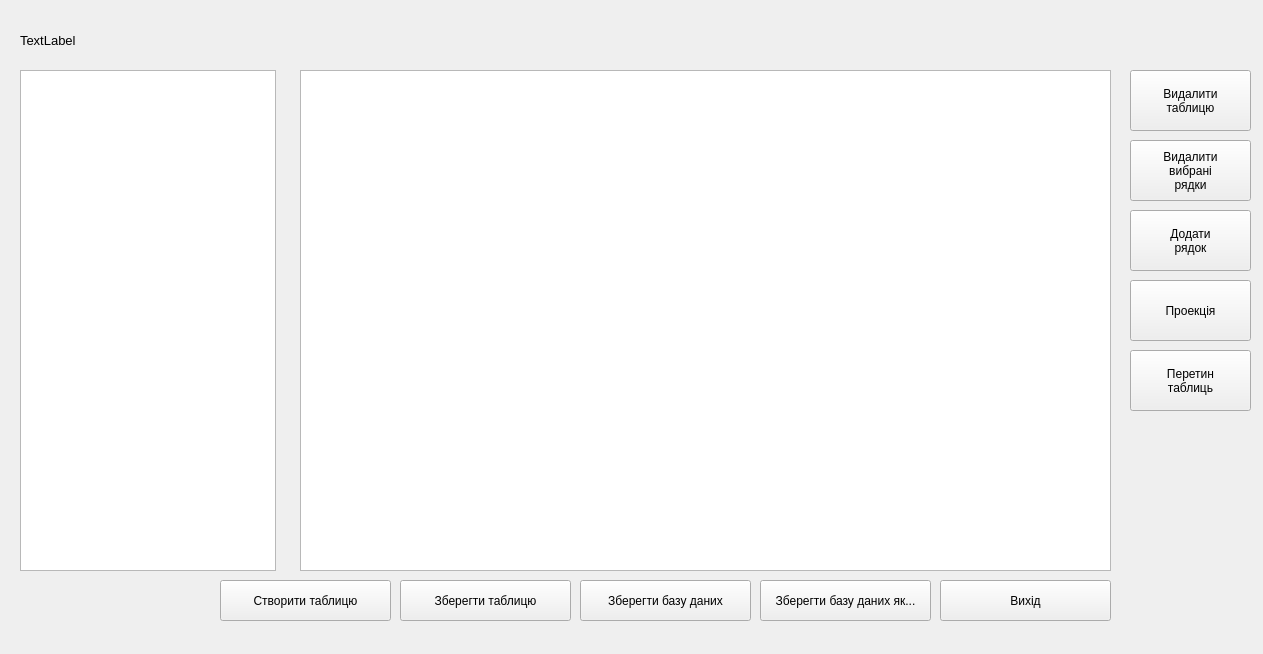
<?xml version="1.0" encoding="UTF-8"?>
<ui version="4.0">
 <class>DataViewer</class>
 <widget class="QWidget" name="DataViewer">
  <property name="geometry">
   <rect>
    <x>0</x>
    <y>0</y>
    <width>1263</width>
    <height>654</height>
   </rect>
  </property>
  <property name="windowTitle">
   <string>Form</string>
  </property>
  <widget class="QListView" name="tablesList">
   <property name="geometry">
    <rect>
     <x>20</x>
     <y>70</y>
     <width>256</width>
     <height>501</height>
    </rect>
   </property>
  </widget>
  <widget class="QLabel" name="dbNameLabel">
   <property name="geometry">
    <rect>
     <x>20</x>
     <y>30</y>
     <width>1071</width>
     <height>21</height>
    </rect>
   </property>
   <property name="font">
    <font>
     <pointsize>10</pointsize>
    </font>
   </property>
   <property name="text">
    <string>TextLabel</string>
   </property>
  </widget>
  <widget class="QWidget" name="widget" native="true">
   <property name="geometry">
    <rect>
     <x>289</x>
     <y>69</y>
     <width>821</width>
     <height>491</height>
    </rect>
   </property>
   <widget class="QLabel" name="nameEditLabel">
    <property name="geometry">
     <rect>
      <x>30</x>
      <y>60</y>
      <width>171</width>
      <height>31</height>
     </rect>
    </property>
    <property name="font">
     <font>
      <pointsize>10</pointsize>
     </font>
    </property>
    <property name="text">
     <string>Назва бази даних:</string>
    </property>
   </widget>
   <widget class="QLabel" name="loginEditLabel">
    <property name="geometry">
     <rect>
      <x>30</x>
      <y>110</y>
      <width>171</width>
      <height>31</height>
     </rect>
    </property>
    <property name="font">
     <font>
      <pointsize>10</pointsize>
     </font>
    </property>
    <property name="text">
     <string>Логiн:</string>
    </property>
   </widget>
   <widget class="QLabel" name="passEditLabel">
    <property name="geometry">
     <rect>
      <x>30</x>
      <y>160</y>
      <width>171</width>
      <height>31</height>
     </rect>
    </property>
    <property name="font">
     <font>
      <pointsize>10</pointsize>
     </font>
    </property>
    <property name="text">
     <string>Пароль:</string>
    </property>
   </widget>
   <widget class="QCheckBox" name="displayPassword">
    <property name="geometry">
     <rect>
      <x>240</x>
      <y>200</y>
      <width>211</width>
      <height>31</height>
     </rect>
    </property>
    <property name="font">
     <font>
      <pointsize>10</pointsize>
     </font>
    </property>
    <property name="text">
     <string>Показати пароль</string>
    </property>
   </widget>
   <widget class="QLineEdit" name="dbNameEdit">
    <property name="geometry">
     <rect>
      <x>240</x>
      <y>60</y>
      <width>301</width>
      <height>31</height>
     </rect>
    </property>
    <property name="toolTip">
     <string>hgfhfghf</string>
    </property>
    <property name="toolTipDuration">
     <number>5</number>
    </property>
   </widget>
   <widget class="QLineEdit" name="dbLoginEdit">
    <property name="geometry">
     <rect>
      <x>240</x>
      <y>110</y>
      <width>301</width>
      <height>31</height>
     </rect>
    </property>
   </widget>
   <widget class="QLineEdit" name="dbPassEdit">
    <property name="geometry">
     <rect>
      <x>240</x>
      <y>160</y>
      <width>301</width>
      <height>31</height>
     </rect>
    </property>
    <property name="echoMode">
     <enum>QLineEdit::Password</enum>
    </property>
   </widget>
   <widget class="QLabel" name="dbEditLabel">
    <property name="geometry">
     <rect>
      <x>140</x>
      <y>-10</y>
      <width>271</width>
      <height>51</height>
     </rect>
    </property>
    <property name="font">
     <font>
      <pointsize>14</pointsize>
     </font>
    </property>
    <property name="text">
     <string>Редагування бази даних</string>
    </property>
   </widget>
   <widget class="QPushButton" name="dbEditSaveButton">
    <property name="geometry">
     <rect>
      <x>160</x>
      <y>270</y>
      <width>181</width>
      <height>61</height>
     </rect>
    </property>
    <property name="text">
     <string>Зберегти змiни</string>
    </property>
   </widget>
   <widget class="QPushButton" name="dbEditReloadButton">
    <property name="geometry">
     <rect>
      <x>360</x>
      <y>270</y>
      <width>181</width>
      <height>61</height>
     </rect>
    </property>
    <property name="text">
     <string>Скасувати незбереженi 
 змiни</string>
    </property>
   </widget>
  </widget>
  <widget class="QPushButton" name="dbSaveButton">
   <property name="geometry">
    <rect>
     <x>580</x>
     <y>580</y>
     <width>171</width>
     <height>41</height>
    </rect>
   </property>
   <property name="text">
    <string>Зберегти базу даних</string>
   </property>
  </widget>
  <widget class="QPushButton" name="dbSaveAsButton">
   <property name="geometry">
    <rect>
     <x>760</x>
     <y>580</y>
     <width>171</width>
     <height>41</height>
    </rect>
   </property>
   <property name="text">
    <string>Зберегти базу даних як...</string>
   </property>
  </widget>
  <widget class="QWidget" name="tableWidget" native="true">
   <property name="geometry">
    <rect>
     <x>290</x>
     <y>70</y>
     <width>831</width>
     <height>511</height>
    </rect>
   </property>
   <widget class="QTableWidget" name="dbTable">
    <property name="geometry">
     <rect>
      <x>10</x>
      <y>0</y>
      <width>811</width>
      <height>501</height>
     </rect>
    </property>
    <property name="verticalScrollMode">
     <enum>QAbstractItemView::ScrollPerPixel</enum>
    </property>
    <property name="horizontalScrollMode">
     <enum>QAbstractItemView::ScrollPerPixel</enum>
    </property>
   </widget>
  </widget>
  <widget class="QPushButton" name="dbSaveTable">
   <property name="geometry">
    <rect>
     <x>400</x>
     <y>580</y>
     <width>171</width>
     <height>41</height>
    </rect>
   </property>
   <property name="text">
    <string>Зберегти таблицю</string>
   </property>
  </widget>
  <widget class="QPushButton" name="dbExitButton">
   <property name="geometry">
    <rect>
     <x>940</x>
     <y>580</y>
     <width>171</width>
     <height>41</height>
    </rect>
   </property>
   <property name="text">
    <string>Вихiд</string>
   </property>
  </widget>
  <widget class="QPushButton" name="deleteTableButton">
   <property name="geometry">
    <rect>
     <x>1130</x>
     <y>70</y>
     <width>121</width>
     <height>61</height>
    </rect>
   </property>
   <property name="text">
    <string>Видалити
таблицю</string>
   </property>
  </widget>
  <widget class="QPushButton" name="dbCreateTable">
   <property name="geometry">
    <rect>
     <x>220</x>
     <y>580</y>
     <width>171</width>
     <height>41</height>
    </rect>
   </property>
   <property name="text">
    <string>Cтворити таблицю</string>
   </property>
  </widget>
  <widget class="QPushButton" name="deleteRowButton">
   <property name="geometry">
    <rect>
     <x>1130</x>
     <y>140</y>
     <width>121</width>
     <height>61</height>
    </rect>
   </property>
   <property name="text">
    <string>Видалити
вибранi
рядки</string>
   </property>
  </widget>
  <widget class="QPushButton" name="addRowButton">
   <property name="geometry">
    <rect>
     <x>1130</x>
     <y>210</y>
     <width>121</width>
     <height>61</height>
    </rect>
   </property>
   <property name="text">
    <string>Додати
рядок</string>
   </property>
  </widget>
  <widget class="QPushButton" name="makeProjection">
   <property name="geometry">
    <rect>
     <x>1130</x>
     <y>280</y>
     <width>121</width>
     <height>61</height>
    </rect>
   </property>
   <property name="text">
    <string>Проекцiя</string>
   </property>
  </widget>
  <widget class="QPushButton" name="IntersectionButton">
   <property name="geometry">
    <rect>
     <x>1130</x>
     <y>350</y>
     <width>121</width>
     <height>61</height>
    </rect>
   </property>
   <property name="text">
    <string>Перетин
таблиць</string>
   </property>
  </widget>
 </widget>
 <resources/>
 <connections/>
</ui>
